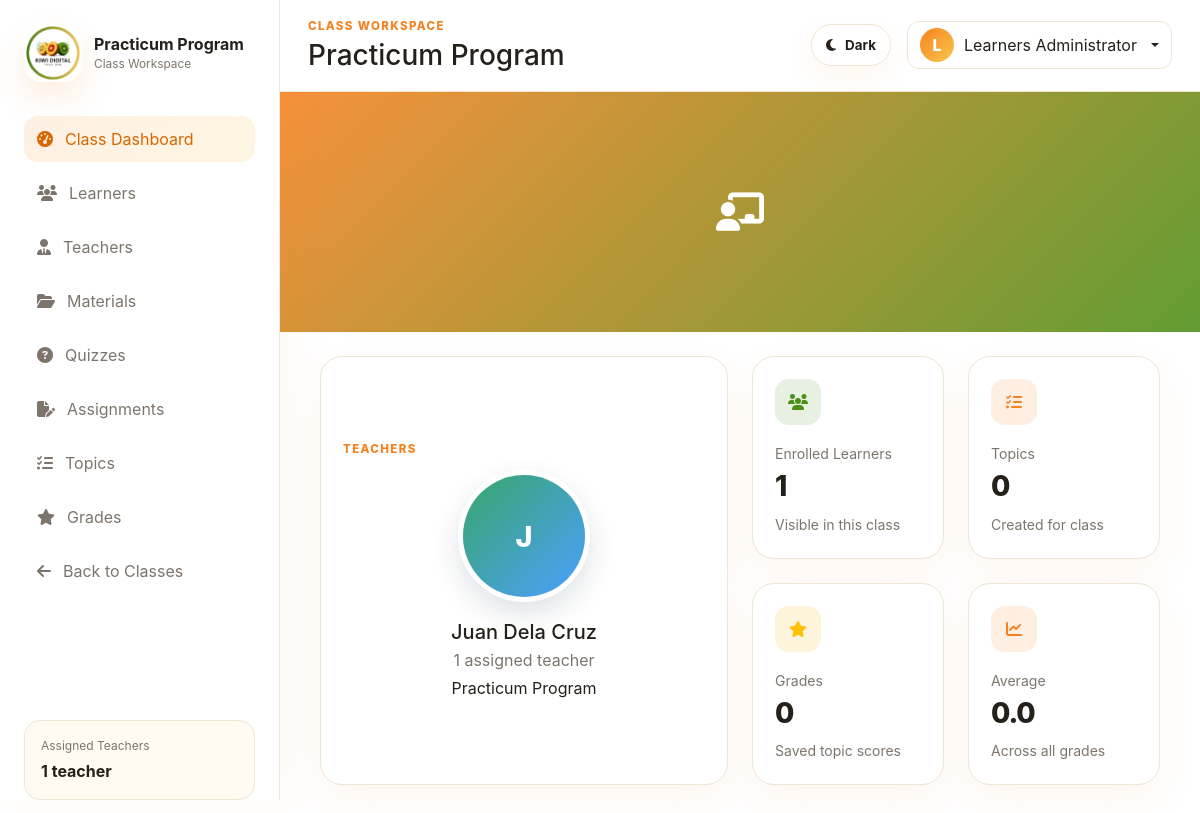
Page /class_workspace.php?class_id=2&tool=dashboard (signed in) on the committed database.
### tables this page shows
CREATE TABLE IF NOT EXISTS classes (
  id INT UNSIGNED AUTO_INCREMENT PRIMARY KEY,
  teacher_id INT UNSIGNED NULL,
  sort_order INT UNSIGNED NOT NULL DEFAULT 0,
  class_name VARCHAR(160) NOT NULL,
  teacher VARCHAR(160) NOT NULL,
  banner_image VARCHAR(255) NULL,
  status ENUM('Active', 'Inactive') NOT NULL DEFAULT 'Active',
  description TEXT NULL,
  created_at TIMESTAMP DEFAULT CURRENT_TIMESTAMP,
  updated_at TIMESTAMP DEFAULT CURRENT_TIMESTAMP ON UPDATE CURRENT_TIMESTAMP,
  UNIQUE KEY uniq_class_name (class_name),
  INDEX idx_classes_teacher_id (teacher_id),
  INDEX idx_classes_sort_order (sort_order),
  INDEX idx_classes_status (status)
  ,
  CONSTRAINT fk_classes_teacher
    FOREIGN KEY (teacher_id) REFERENCES teachers(id)
    ON DELETE SET NULL
);

CREATE TABLE IF NOT EXISTS teachers (
  id INT UNSIGNED AUTO_INCREMENT PRIMARY KEY,
  teacher_code VARCHAR(50) NOT NULL,
  full_name VARCHAR(160) NOT NULL,
  email VARCHAR(190) NULL,
  phone VARCHAR(40) NULL,
  specialization VARCHAR(160) NULL,
  profile_photo VARCHAR(255) NULL,
  status ENUM('Active', 'Inactive') NOT NULL DEFAULT 'Active',
  created_at TIMESTAMP DEFAULT CURRENT_TIMESTAMP,
  updated_at TIMESTAMP DEFAULT CURRENT_TIMESTAMP ON UPDATE CURRENT_TIMESTAMP,
  UNIQUE KEY uniq_teacher_code (teacher_code),
  INDEX idx_teachers_status (status),
  INDEX idx_teachers_full_name (full_name)
);

### includes/bootstrap.php (called while the page is built, shortened)
<?php
require_once __DIR__ . '/../classes/Auth.php';
$database = new Database();
$pdo = $database->connect();
$auth = new Auth($pdo);

### classes/Auth.php (called while the page is built, shortened)
<?php
class Auth
{
    public function user(): ?array
    {
        return $_SESSION['user'] ?? null;
    }
    public function isTeacher(): bool
    {
        return ($_SESSION['user']['role'] ?? '') === 'teacher';
    }
}

### includes/auth_guard.php (called while the page is built, shortened)
<?php
require_once __DIR__ . '/bootstrap.php';
$currentUser = $auth->user();

### class_workspace.php (the view, shortened to what this page needs)
<?php
require_once __DIR__ . '/includes/auth_guard.php';
function e(string $value): string
{
    return htmlspecialchars($value, ENT_QUOTES, 'UTF-8');
}
function classCourseId(PDO $pdo, array $class): int
{
    $courseCode = 'CLASS-' . (int) $class['id'];
    $lookupStatement = $pdo->prepare('SELECT id FROM courses WHERE course_code = :course_code LIMIT 1');
    $lookupStatement->execute(['course_code' => $courseCode]);
    return (int) $lookupStatement->fetchColumn();
}
$classId = (int) ($_GET['class_id'] ?? $_POST['class_id'] ?? 0);
$tool = $_GET['tool'] ?? $_POST['tool'] ?? 'dashboard';
$allowedTools = ['dashboard', 'learners', 'teachers', 'materials', 'quizzes', 'assignments', 'tasks', 'grades'];
$tool = in_array($tool, $allowedTools, true) ? $tool : 'dashboard';
$isTeacher = $auth->isTeacher();
$classStatement = $pdo->prepare(
    'SELECT classes.*
     FROM classes
     WHERE classes.id = :id
     LIMIT 1'
);
$classStatement->execute(['id' => $classId]);
$class = $classStatement->fetch();
$assignedTeacherStatement = $pdo->prepare(
    'SELECT teachers.*
     FROM class_teachers
     INNER JOIN teachers ON teachers.id = class_teachers.teacher_id
     WHERE class_teachers.class_id = :class_id
     ORDER BY teachers.full_name'
);
$assignedTeacherStatement->execute(['class_id' => $classId]);
$assignedTeachers = $assignedTeacherStatement->fetchAll();
$class['display_teacher'] = $assignedTeachers
    ? implode(', ', array_map(static fn ($teacher): string => (string) $teacher['full_name'], $assignedTeachers))
    : (string) ($class['teacher'] ?? '');
$primaryTeacher = $assignedTeachers[0] ?? null;
$courseId = classCourseId($pdo, $class);
$learnerStatement = $pdo->prepare(
    'SELECT DISTINCT learners.*
     FROM learners
     LEFT JOIN course_enrollments ON course_enrollments.learner_id = learners.id
     WHERE learners.class_id = :class_id
        OR (
          course_enrollments.course_id = :course_id
          AND course_enrollments.enrollment_status IN ("Enrolled", "In Progress", "Completed")
        )
     ORDER BY learners.first_name, learners.last_name'
);
$learnerStatement->execute([
    'class_id' => $classId,
    'course_id' => $courseId,
]);
$learners = $learnerStatement->fetchAll();
$tasksStatement = $pdo->prepare(
    'SELECT class_tasks.*,
            class_material_folders.name AS topic_name,
            COUNT(learner_grades.id) AS grade_count,
            COALESCE(AVG(learner_grades.score), 0) AS average_score
     FROM class_tasks
     LEFT JOIN class_material_folders ON class_material_folders.id = class_tasks.folder_id
     LEFT JOIN learner_grades ON learner_grades.task_id = class_tasks.id
     WHERE class_tasks.class_id = :class_id
     GROUP BY class_tasks.id
     ORDER BY class_tasks.task_date DESC, class_tasks.id DESC'
);
$tasksStatement->execute(['class_id' => $classId]);
$tasks = $tasksStatement->fetchAll();
$classAverageStatement = $pdo->prepare('SELECT COALESCE(AVG(score), 0) FROM learner_grades WHERE class_id = :class_id');
$classAverageStatement->execute(['class_id' => $classId]);
$classAverage = (float) $classAverageStatement->fetchColumn();
$gradeCountStatement = $pdo->prepare('SELECT COUNT(*) FROM learner_grades WHERE class_id = :class_id');
$gradeCountStatement->execute(['class_id' => $classId]);
$gradeCount = (int) $gradeCountStatement->fetchColumn();
$teacherName = (string) ($primaryTeacher['full_name'] ?? ($class['display_teacher'] ?? ''));
$teacherInitials = $teacherName !== '' ? strtoupper(substr($teacherName, 0, 1)) : 'T';
?>
<!doctype html>
<html lang="en">
<head>
  <link href="https://cdn.jsdelivr.net/npm/bootstrap@5.3.3/dist/css/bootstrap.min.css" rel="stylesheet">
  <link href="https://cdnjs.cloudflare.com/ajax/libs/font-awesome/6.5.2/css/all.min.css" rel="stylesheet">
  <link href="css/style.css?v=class-teachers-tab" rel="stylesheet">
</head>
<body class="dashboard-page class-workspace-page class-workspace-<?php echo e($tool); ?>">
  <div class="app-layout">
    <aside class="sidebar">
      <a class="sidebar-brand" href="<?php echo $isTeacher ? 'teacher_dashboard.php' : 'classes.php'; ?>">
        <img src="images/kiwi-logo.png" alt="Kiwi Digital Tech Inc." class="brand-logo">
        <span>
          <strong><?php echo e($class['class_name']); ?></strong>
          <small>Class Workspace</small>
        </span>
      </a>
      <nav class="sidebar-nav">
        <a class="<?php echo $tool === 'dashboard' ? 'active' : ''; ?>" href="class_workspace.php?class_id=<?php echo $classId; ?>&tool=dashboard"><i class="fa-solid fa-gauge-high"></i> Class Dashboard</a>
        <a class="<?php echo $tool === 'learners' ? 'active' : ''; ?>" href="class_workspace.php?class_id=<?php echo $classId; ?>&tool=learners"><i class="fa-solid fa-users"></i> Learners</a>
        <a class="<?php echo $tool === 'teachers' ? 'active' : ''; ?>" href="class_workspace.php?class_id=<?php echo $classId; ?>&tool=teachers"><i class="fa-solid fa-user-tie"></i> Teachers</a>
        <a class="<?php echo $tool === 'materials' ? 'active' : ''; ?>" href="class_workspace.php?class_id=<?php echo $classId; ?>&tool=materials"><i class="fa-solid fa-folder-open"></i> Materials</a>
        <a class="<?php echo $tool === 'quizzes' ? 'active' : ''; ?>" href="class_workspace.php?class_id=<?php echo $classId; ?>&tool=quizzes"><i class="fa-solid fa-circle-question"></i> Quizzes</a>
        <a class="<?php echo $tool === 'assignments' ? 'active' : ''; ?>" href="class_workspace.php?class_id=<?php echo $classId; ?>&tool=assignments"><i class="fa-solid fa-file-pen"></i> Assignments</a>
        <a class="<?php echo $tool === 'tasks' ? 'active' : ''; ?>" href="class_workspace.php?class_id=<?php echo $classId; ?>&tool=tasks"><i class="fa-solid fa-list-check"></i> Topics</a>
        <a class="<?php echo $tool === 'grades' ? 'active' : ''; ?>" href="class_workspace.php?class_id=<?php echo $classId; ?>&tool=grades"><i class="fa-solid fa-star"></i> Grades</a>
        <a href="<?php echo $isTeacher ? 'teacher_dashboard.php' : 'classes.php'; ?>"><i class="fa-solid fa-arrow-left"></i> Back to Classes</a>
      </nav>
      <div class="sidebar-footer">
        <p class="mb-1">Assigned Teachers</p>
        <strong><?php echo e($assignedTeachers ? count($assignedTeachers) . ' teacher' . (count($assignedTeachers) === 1 ? '' : 's') : 'None assigned'); ?></strong>
      </div>
    </aside>
    <main class="main-panel">
      <header class="topbar">
        <div>
          <p class="eyebrow mb-1">Class Workspace</p>
          <h1 class="h3 mb-0"><?php echo e($class['class_name']); ?></h1>
        </div>
        <button class="theme-toggle ms-auto" id="themeToggle" type="button" aria-label="Switch to dark mode" aria-pressed="false">
          <i class="fa-solid fa-moon"></i>
          <span class="d-none d-sm-inline">Dark</span>
        </button>
        <div class="dropdown">
          <button class="btn user-menu dropdown-toggle" data-bs-toggle="dropdown" type="button">
            <span class="avatar"><?php echo e(strtoupper(substr($currentUser['name'], 0, 1))); ?></span>
            <span class="d-none d-sm-inline"><?php echo e($currentUser['name']); ?></span>
          </button>
        </div>
      </header>
      <section class="content-wrap">
        <?php if ($tool === 'dashboard'): ?>
          <div class="row g-0 mb-4 class-wallpaper-row">
            <div class="col-12">
              <div class="class-dashboard-banner">
                <?php if (!empty($class['banner_image'])): ?>
                  <button type="button" class="class-image-view-button learner-photo-viewer-button" data-bs-toggle="modal" data-bs-target="#learnerPhotoModal" data-photo="<?php echo e($class['banner_image']); ?>" data-name="<?php echo e($class['class_name']); ?> wallpaper" aria-label="View <?php echo e($class['class_name']); ?> wallpaper">
                    <img src="<?php echo e($class['banner_image']); ?>" alt="<?php echo e($class['class_name']); ?> wallpaper">
                  </button>
                <?php else: ?>
                  <div class="class-dashboard-banner-placeholder">
                    <i class="fa-solid fa-chalkboard-user"></i>
                  </div>
                <?php endif; ?>
              </div>
            </div>
          </div>
          <div class="row g-4">
            <div class="col-md-6">
              <div class="panel-card class-teacher-profile-card h-100">
                <span class="section-kicker">Teachers</span>
                <div class="class-teacher-profile">
                  <div class="class-teacher-photo">
                    <?php if (!empty($primaryTeacher['profile_photo'])): ?>
                      <button type="button" class="learner-photo-viewer-button" data-bs-toggle="modal" data-bs-target="#learnerPhotoModal" data-photo="<?php echo e($primaryTeacher['profile_photo']); ?>" data-name="<?php echo e($teacherName); ?>" aria-label="View <?php echo e($teacherName); ?> profile picture">
                        <img src="<?php echo e($primaryTeacher['profile_photo']); ?>" alt="<?php echo e($teacherName); ?> profile picture">
                      </button>
                    <?php else: ?>
                      <span><?php echo e($teacherInitials); ?></span>
                    <?php endif; ?>
                  </div>
                  <div>
                    <h2 class="h5 mb-1"><?php echo e($teacherName ?: 'No teacher assigned'); ?></h2>
                    <?php if ($assignedTeachers): ?>
                      <p class="text-secondary mb-1"><?php echo count($assignedTeachers); ?> assigned teacher<?php echo count($assignedTeachers) === 1 ? '' : 's'; ?></p>
                      <?php if (count($assignedTeachers) > 1): ?>
                        <p class="mb-0"><?php echo e(implode(', ', array_slice(array_map(static fn ($teacher): string => (string) $teacher['full_name'], $assignedTeachers), 0, 3))); ?></p>
                      <?php elseif (!empty($primaryTeacher['specialization'])): ?>
                        <p class="mb-0"><?php echo e($primaryTeacher['specialization']); ?></p>
                      <?php endif; ?>
                    <?php else: ?>
                      <p class="text-secondary mb-0">Add teachers from the Teachers tab.</p>
                    <?php endif; ?>
                  </div>
                </div>
              </div>
            </div>
            <div class="col-md-6">
              <div class="row g-4">
                <div class="col-md-6">
                  <div class="metric-card">
                    <span class="metric-icon bg-success-subtle text-success"><i class="fa-solid fa-users"></i></span>
                    <p>Enrolled Learners</p>
                    <h3><?php echo count($learners); ?></h3>
                    <small class="text-secondary">Visible in this class</small>
                  </div>
                </div>
                <div class="col-md-6">
                  <div class="metric-card">
                    <span class="metric-icon bg-primary-subtle text-primary"><i class="fa-solid fa-list-check"></i></span>
                    <p>Topics</p>
                    <h3><?php echo count($tasks); ?></h3>
                    <small class="text-secondary">Created for class</small>
                  </div>
                </div>
                <div class="col-md-6">
                  <div class="metric-card">
                    <span class="metric-icon bg-warning-subtle text-warning"><i class="fa-solid fa-star"></i></span>
                    <p>Grades</p>
                    <h3><?php echo $gradeCount; ?></h3>
                    <small class="text-secondary">Saved topic scores</small>
                  </div>
                </div>
                <div class="col-md-6">
                  <div class="metric-card">
                    <span class="metric-icon bg-info-subtle text-info"><i class="fa-solid fa-chart-line"></i></span>
                    <p>Average</p>
                    <h3><?php echo number_format($classAverage, 1); ?></h3>
                    <small class="text-secondary">Across all grades</small>
                  </div>
                </div>
              </div>
            </div>
          </div>
        <?php endif; ?>
      </section>
    </main>
  </div>
</body>
</html>

### rows in the picture
classes: class_name "Practicum Program"
teachers: full_name "J", full_name "Juan Dela Cruz", specialization "Practicum Program"

### other values in the picture
substr($currentUser['name'], 0, 1) "L"
$currentUser['name'] "Learners Administrator"
count($assignedTeachers) "1"
count($learners) "1"
count($tasks) "0"
$gradeCount "0"
$classAverage "0.0"
